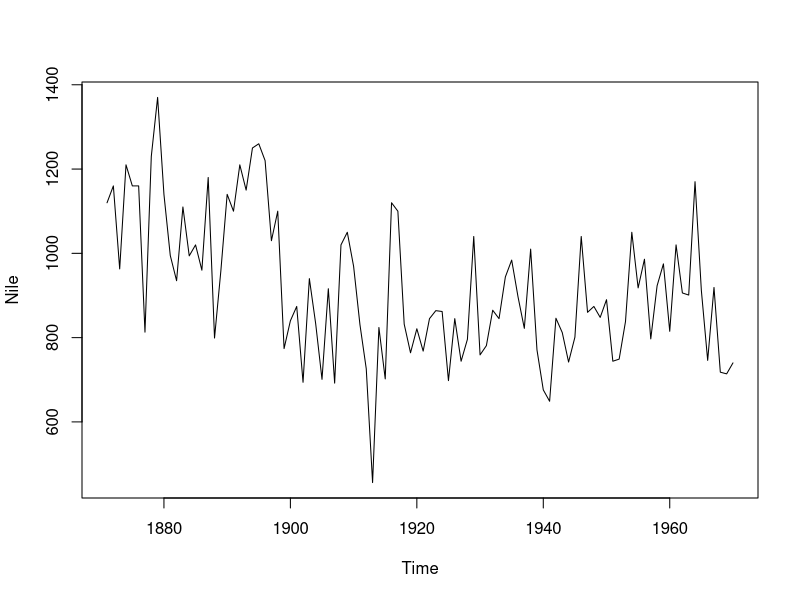
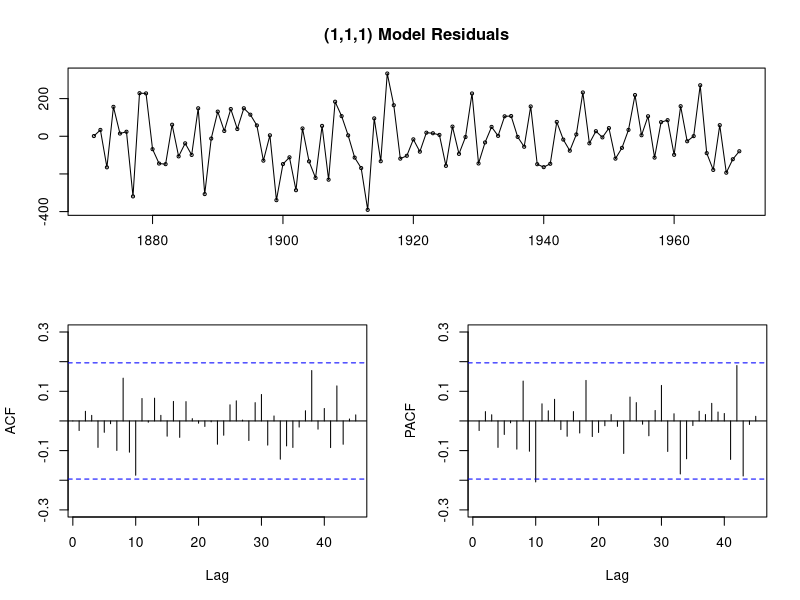

These figures' R source, in order:
## ---- chunk 1
library(forecast)
Nile
plot(Nile)
## ---- chunk 2
mdl <- auto.arima(Nile)
summary(mdl)
## ---- chunk 3
tsdisplay(residuals(mdl), lag.max=45, main='(1,1,1) Model Residuals')
## ---- chunk 4
predict(mdl, 5)
